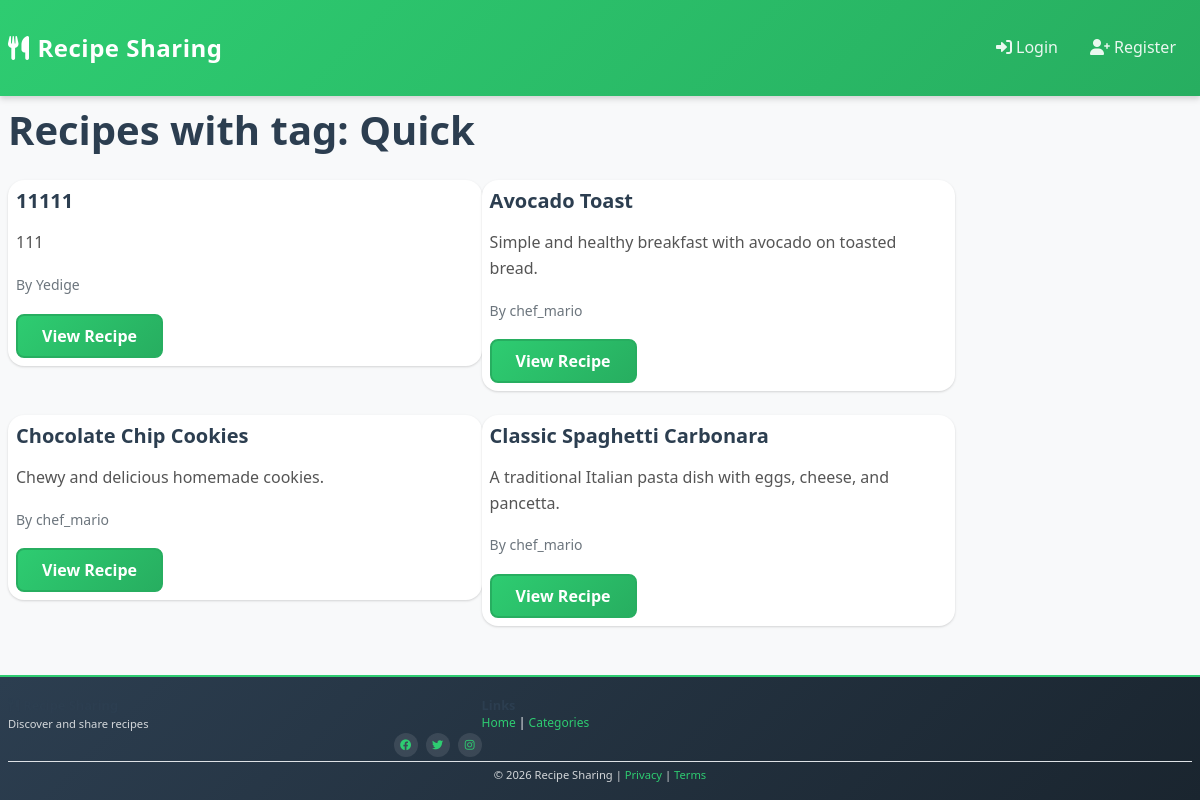
Before: /tag/3/ with the older database file.
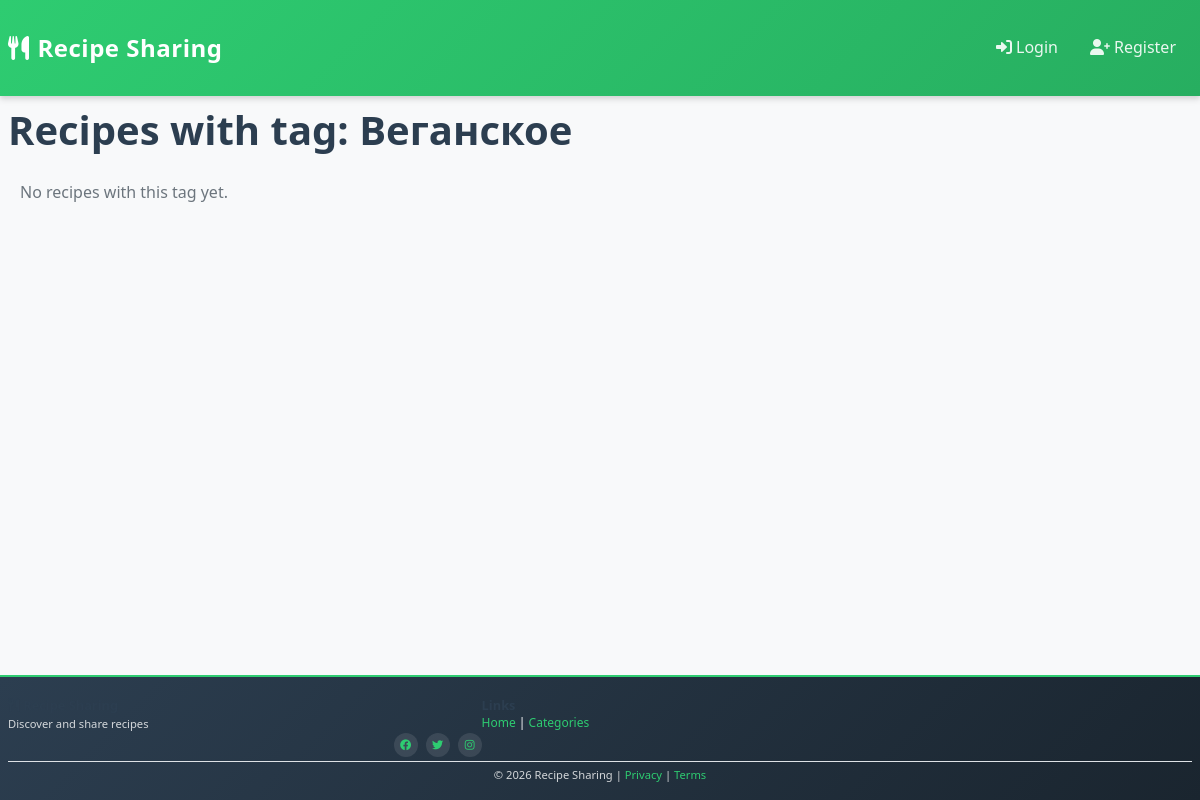
After: the same page with the newer database file.
### recipes/models.py (models this page shows, shortened)
class Tag(models.Model):
    name = models.CharField(max_length=50, unique=True)
    created_at = models.DateTimeField(auto_now_add=True, null=True)
    class Meta:
        ordering = ['name']

class Recipe(models.Model):
    DIFFICULTY_CHOICES = [
        ('easy', 'Easy'),
        ('medium', 'Medium'),
        ('hard', 'Hard'),
    ]
    author = models.ForeignKey(User, on_delete=models.CASCADE, related_name='recipes')
    title = models.CharField(max_length=200)
    description = models.TextField(max_length=1000)
    ingredients = models.TextField(help_text="Separate each ingredient with a new line")
    instructions = models.TextField(help_text="Detailed cooking instructions")
    category = models.ForeignKey(Category, on_delete=models.SET_NULL, null=True, related_name='recipes')
    tags = models.ManyToManyField(Tag, blank=True, related_name='recipes')
    prep_time = models.IntegerField(help_text="Preparation time in minutes", null=True, blank=True)
    cook_time = models.IntegerField(help_text="Cooking time in minutes", null=True, blank=True)
    servings = models.IntegerField(default=1, validators=[MinValueValidator(1)])
    difficulty = models.CharField(max_length=10, choices=DIFFICULTY_CHOICES, default='medium')
    image = models.ImageField(upload_to='recipes/', blank=True, null=True)
    views_count = models.IntegerField(default=0)
    likes_count = models.IntegerField(default=0)
    created_at = models.DateTimeField(auto_now_add=True, null=True)
    updated_at = models.DateTimeField(auto_now=True, null=True)
    published = models.BooleanField(default=True)
    class Meta:
        ordering = ['-created_at']
        indexes = [
            models.Index(fields=['author', '-created_at']),
            models.Index(fields=['category', '-created_at']),
        ]

### recipes/views.py (the view)
# urls.py: path('tag/<int:pk>/', views.tag_detail, name='tag_detail'),
def tag_detail(request, pk):
    tag = get_object_or_404(Tag, pk=pk)
    recipes = tag.recipes.all()
    return render(request, 'recipes/tag_detail.html', {'tag': tag, 'recipes': recipes})

### templates/recipes/tag_detail.html (shortened to what this page needs)
{% extends 'base.html' %}
{% block content %}
<h1>Recipes with tag: {{ tag.name }}</h1>
<div class="row">
    {% for recipe in recipes %}
    <div class="col-md-4 mb-4">
        <div class="card">
            <div class="card-body">
                <h5 class="card-title">{{ recipe.title }}</h5>
                <p class="card-text">{{ recipe.description|truncatechars:100 }}</p>
                <p class="card-text"><small class="text-muted">By {{ recipe.author.username }}</small></p>
                <a href="{% url 'recipe_detail' recipe.pk %}" class="btn btn-primary">View Recipe</a>
            </div>
        </div>
    </div>
    {% empty %}
    <p class="text-muted">No recipes with this tag yet.</p>
    {% endfor %}
</div>
{% endblock %}

### templates/base.html (shortened to what this page needs)
<!DOCTYPE html>
<html lang="en">
<head>
    <link href="https://cdn.jsdelivr.net/npm/bootstrap@5.1.3/dist/css/bootstrap.min.css" rel="stylesheet">
    <link rel="stylesheet" href="https://cdnjs.cloudflare.com/ajax/libs/font-awesome/6.0.0/css/all.min.css">
    {% load static %}
    <link rel="stylesheet" href="{% static 'css/style.css' %}">
    <link rel="stylesheet" href="{% static 'css/utilities.css' %}">
</head>
<body>
    <nav class="navbar navbar-expand-lg">
        <div class="container-fluid px-4">
            <a class="navbar-brand" href="{% url 'home' %}">
                <i class="fas fa-utensils me-2"></i>Recipe Sharing
            </a>
            <div class="collapse navbar-collapse" id="navbarNav">
                <div class="navbar-nav ms-auto">
                    {% if user.is_authenticated %}
                        <span class="nav-text me-3">Welcome, <strong>{{ user.username }}</strong></span>
                        <a class="nav-link" href="{% url 'profile' user.username %}">
                            <i class="fas fa-user me-1"></i>Profile
                        </a>
                        <a class="nav-link" href="{% url 'create_recipe' %}">
                            <i class="fas fa-plus-circle me-1"></i>Create Recipe
                        </a>
                        <a class="nav-link" href="{% url 'logout' %}">
                            <i class="fas fa-sign-out-alt me-1"></i>Logout
                        </a>
                    {% else %}
                        <a class="nav-link" href="{% url 'login' %}">
                            <i class="fas fa-sign-in-alt me-1"></i>Login
                        </a>
                        <a class="nav-link" href="{% url 'register' %}">
                            <i class="fas fa-user-plus me-1"></i>Register
                        </a>
                    {% endif %}
                </div>
            </div>
        </div>
    </nav>
    <main class="container mt-4 mb-5">
        {% block content %}{% endblock %}
    </main>
    <footer>
        <div class="container-fluid px-3">
            <div class="row py-2">
                <div class="col-md-4 col-6">
                    <h6 class="footer-title"><i class="fas fa-utensils me-1"></i>Recipe Sharing</h6>
                    <p class="footer-text">Discover and share recipes</p>
                </div>
                <div class="col-md-4 col-6">
                    <h6 class="footer-title">Links</h6>
                    <ul class="footer-links">
                        <li><a href="{% url 'home' %}">Home</a> | <a href="{% url 'category_list' %}">Categories</a></li>
                    </ul>
                </div>
                <div class="col-md-4 text-md-end">
                    <div class="social-links justify-content-md-end">
                        <a href="#"><i class="fab fa-facebook"></i></a>
                        <a href="#"><i class="fab fa-twitter"></i></a>
                        <a href="#"><i class="fab fa-instagram"></i></a>
                    </div>
                </div>
            </div>
            <div class="text-center border-top pt-1">
                <p class="footer-text mb-0">&copy; 2026 Recipe Sharing | <a href="#">Privacy</a> | <a href="#">Terms</a></p>
            </div>
        </div>
    </footer>
</body>
</html>

### static/css/utilities.css (style rules this page uses)
.border-top { border-top: 1px solid var(--light); }

Changed rows visible on the page:
removed Recipe: title "11111", description "111", author.username "Yedige"
removed Recipe: title "Avocado Toast", description "Simple and healthy breakfast with avocado on toasted bread.", author.username "chef_mario"
removed Recipe: title "Chocolate Chip Cookies", description "Chewy and delicious homemade cookies.", author.username "chef_mario"
no longer on this page (row edited): Recipe: title "Classic Spaghetti Carbonara", description "A traditional Italian pasta dish with eggs, cheese, and pancetta.", author.username "chef_mario"
changed Tag: name "Quick" → "Веганское"
Other visible differences:
text now shown: "No recipes with this tag yet."
